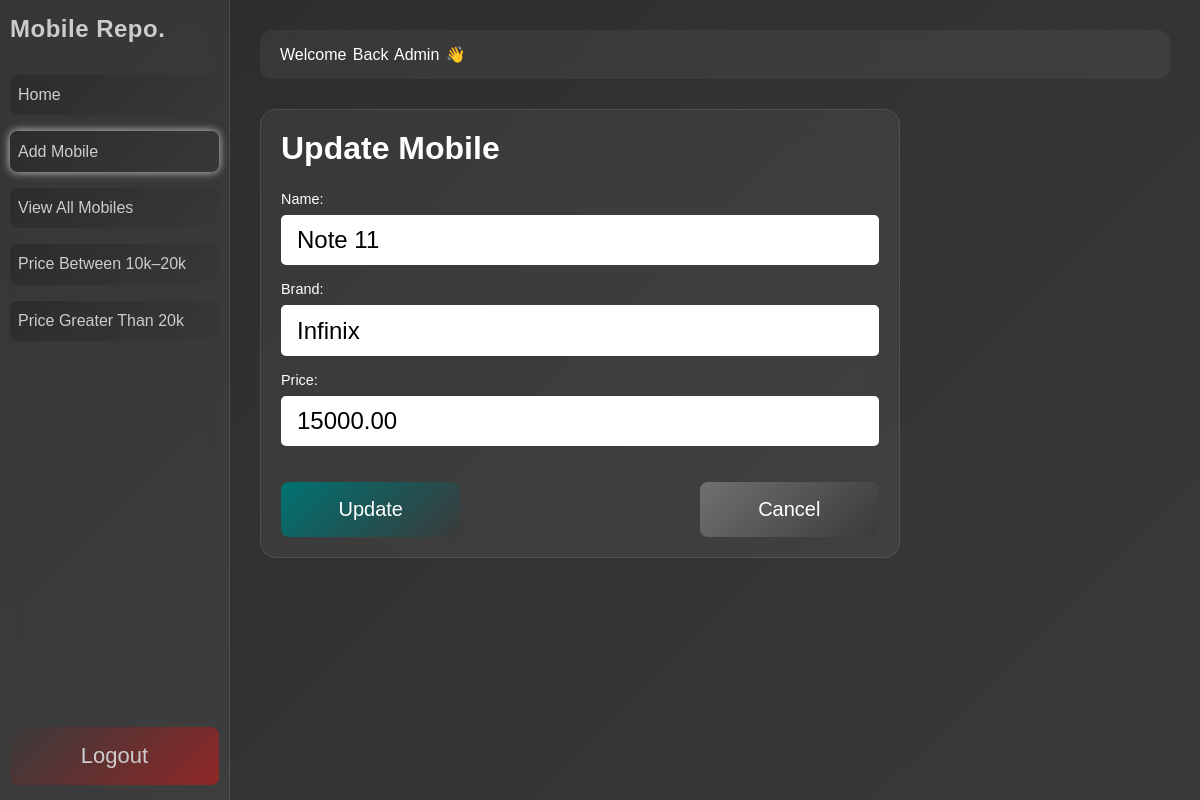
Page /mobiles/add_mobile.php?id=48&return=filter_10_20.php (signed in) on the committed database.
### tables this page shows
CREATE TABLE `mobile_phones` (
  `id` int(11) NOT NULL,
  `name` varchar(100) DEFAULT NULL,
  `brand` varchar(100) DEFAULT NULL,
  `price` decimal(10,2) DEFAULT NULL
);

### mobiles/add_mobile.php (the view, shortened to what this page needs)
<?php
  $isEdit = isset($_GET['id']);
  if($isEdit){
    include("../config/db.php");
    $return = isset($_GET['return']) ? $_GET['return'] : 'view_all.php';
    $id = intval($_GET['id']);
    $sql = "SELECT * FROM mobile_phones WHERE id=$id";
    $result = $conn->query($sql);
    $row = $result->fetch_assoc();
  }
?>
<!DOCTYPE html>
<html lang="en">
<head>
  <link rel="stylesheet" href="../assets/style.css">
  <link rel="stylesheet" href="../assets/dashboardLayout.css">
</head>
<body>
  <div class="main">
    <?php
      include("../components/navbar.php");
    ?>
    <div id="addMobile-box">
      <h2><?php echo $isEdit ? "Update Mobile" : "Add Mobile";?></h3>
      <form action="../backend_pages/insert_and_update.php" method="POST">
        <div>
          <label for="name">Name:</label>
          <input type="text" name="name" id="name" value="<?php echo $isEdit ? $row['name'] : '';?>" required  autofocus>
        </div>
        <div>
          <label for="brand">Brand:</label>
          <input type="text" name="brand" id="brand" value="<?php echo $isEdit ? $row['brand'] : '';?>" required >
        </div>
        <div>
          <label for="price">Price:</label>
          <input type="number" name="price" id="price" value="<?php echo $isEdit ? $row['price'] : '';?>" required >
        </div>
        <div class="btnSection">
          <button class="confirm" type="submit"><?php echo $isEdit ? "Update" : "Add";?></button>
          <button class="cancel" id="cancel" type="button" <?php echo $isEdit ? "onclick=\"window.location.href='$return'\"" : "" ?>>Cancel</button>
        </div>
      </form>
    </div>
  </div>
</body>
</html>

### assets/style.css (style rules this page uses)
* { margin: 0px; padding: 0px; box-sizing: border-box; font-family: Arial, sans-serif; text-decoration: none; }
body { background: linear-gradient(135deg, #2c2c2c, #3a3a3a); height: 100vh; width: 100%; display: flex; color: #fff; }

### assets/dashboardLayout.css (style rules this page uses)
.main { display: flex; flex-direction: column; flex: 1; padding: 30px; color: #fff; }

### rows in the picture
mobile_phones: name "Note 11", brand "Infinix", price "15000.00"

### other values in the picture
$_SESSION['user'] "Admin"
